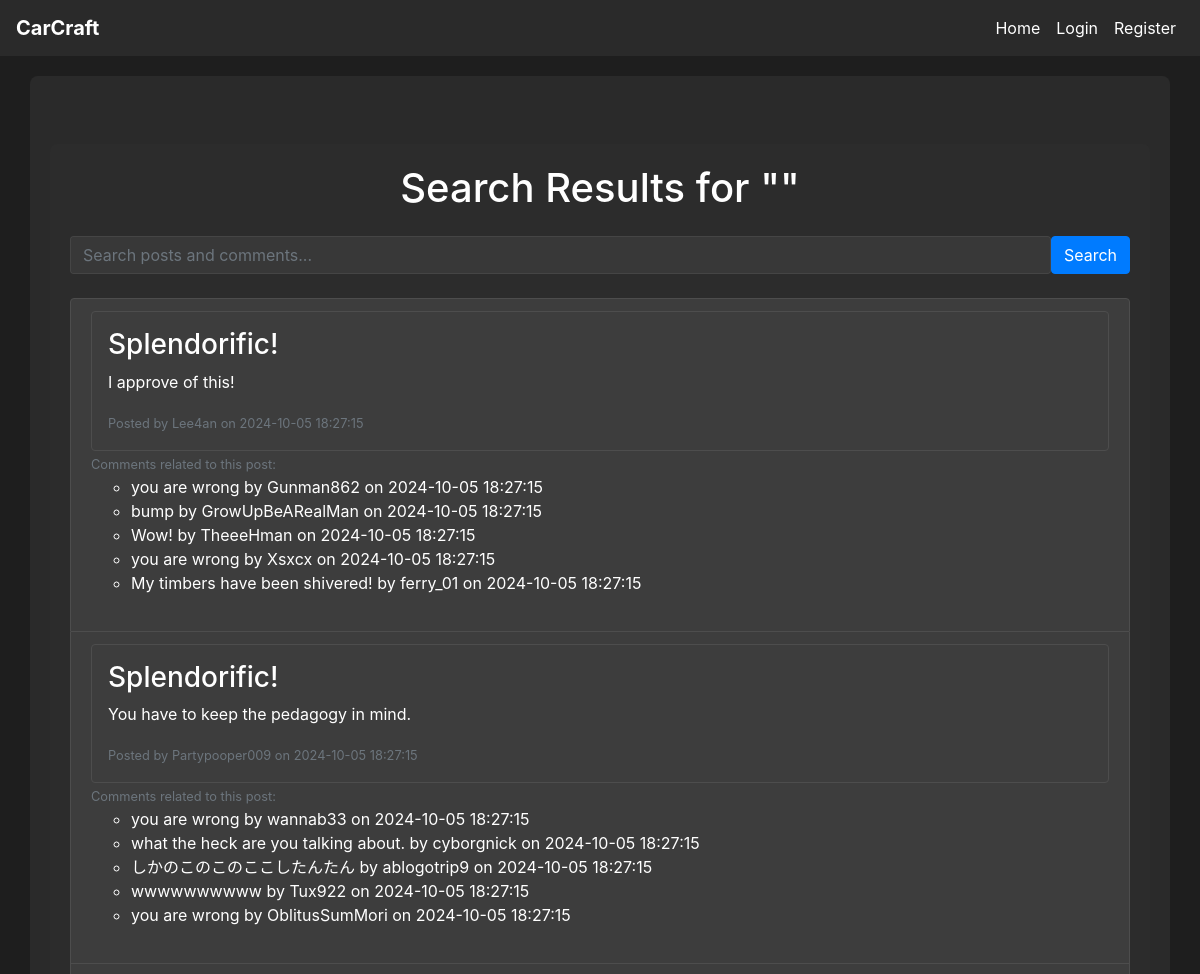
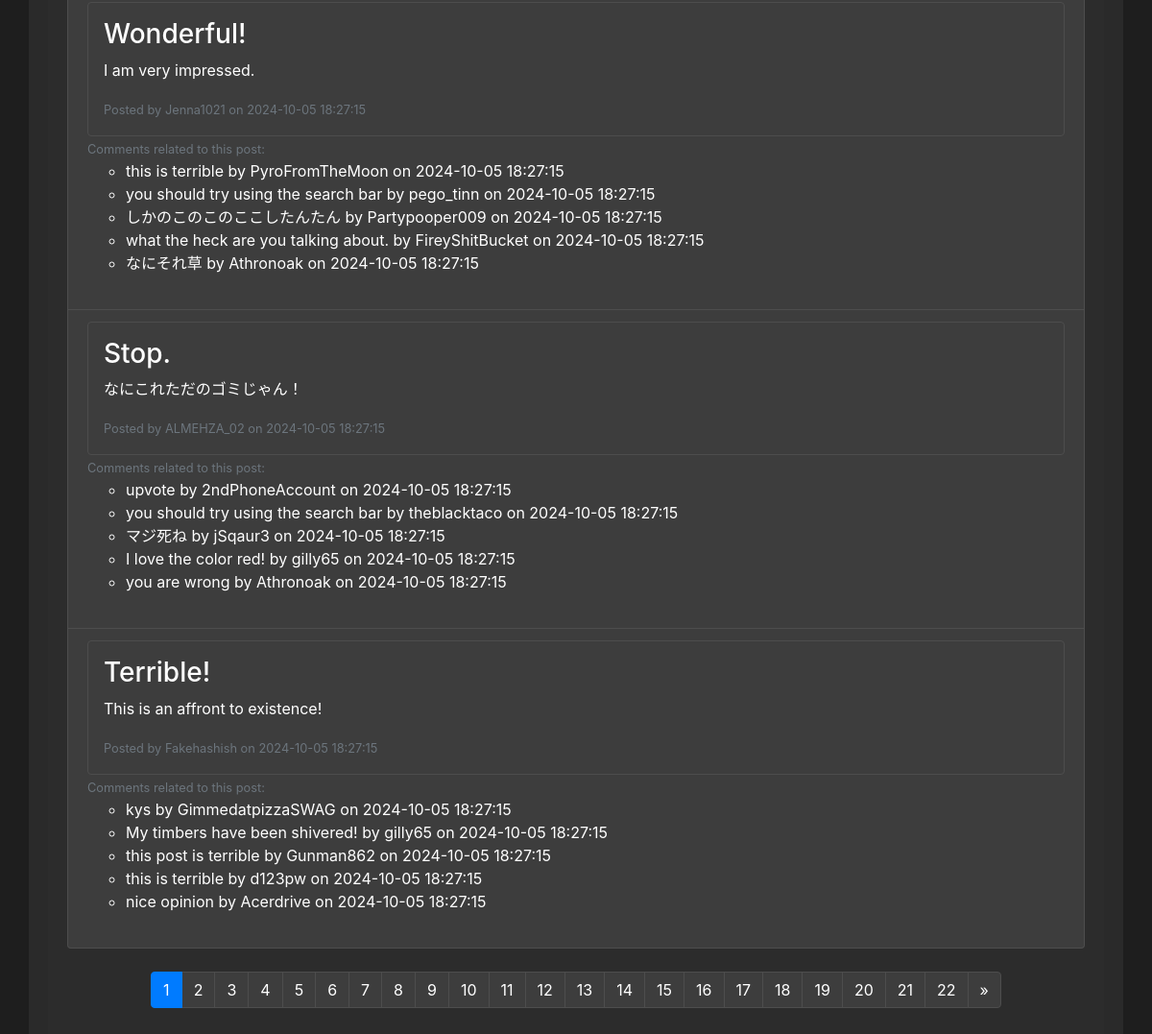
Screenshot of /search with the database file from the repository (2 pictures, top to bottom).
### tables this page shows
CREATE TABLE post (
    post_id INTEGER PRIMARY KEY AUTOINCREMENT,
    customization_id INTEGER,
    user_id INTEGER NOT NULL,
    title VARCHAR(255) NOT NULL,
    description TEXT,
    category TEXT,
    created_at DATETIME DEFAULT CURRENT_TIMESTAMP,
    FOREIGN KEY (customization_id) REFERENCES customization(customization_id),
    FOREIGN KEY (user_id) REFERENCES user(user_id)
);

CREATE TABLE comment (
    comment_id INTEGER PRIMARY KEY AUTOINCREMENT,
    post_id INTEGER NOT NULL,
    user_id INTEGER NOT NULL,
    content TEXT NOT NULL,
    created_at DATETIME DEFAULT CURRENT_TIMESTAMP,
    FOREIGN KEY (post_id) REFERENCES post(post_id),
    FOREIGN KEY (user_id) REFERENCES user(user_id)
);

CREATE TABLE user (
    user_id INTEGER PRIMARY KEY AUTOINCREMENT,
    username VARCHAR(64) NOT NULL,
    email VARCHAR(100) NOT NULL,
    password_hash VARCHAR(255) NOT NULL,
    created_at DATETIME DEFAULT CURRENT_TIMESTAMP,
    admin INTEGER DEFAULT 0
);

### app.py (the view)
@app.route('/search', methods=['GET'])
def search():
    query = request.args.get('query', '')
    page = request.args.get('page', 1, type=int)  # Get the current page number from the request
    per_page = 5  # Set the number of posts per page
    conn = get_db_connection()
    total_posts_query = conn.execute('''
        SELECT COUNT(DISTINCT p.post_id)
        FROM post p
        JOIN user u ON p.user_id = u.user_id
        LEFT JOIN comment c ON p.post_id = c.post_id
        WHERE p.title LIKE ? OR p.description LIKE ? OR c.content LIKE ?
    ''', (f'%{query}%', f'%{query}%', f'%{query}%')).fetchone()
    total_posts = total_posts_query[0]
    total_pages = (total_posts + per_page - 1) // per_page  # Calculate total pages
    posts = conn.execute('''
        SELECT DISTINCT p.post_id, p.title, p.description, p.created_at, u.username
        FROM post p
        JOIN user u ON p.user_id = u.user_id
        LEFT JOIN comment c ON p.post_id = c.post_id
        WHERE p.title LIKE ? OR p.description LIKE ? OR c.content LIKE ?
        LIMIT ? OFFSET ?
    ''', (f'%{query}%', f'%{query}%', f'%{query}%', per_page, (page - 1) * per_page)).fetchall()
    comments = conn.execute('''
        SELECT c.content, c.created_at, c.post_id, u.username
        FROM comment c
        JOIN user u ON c.user_id = u.user_id
        WHERE c.content LIKE ?
    ''', (f'%{query}%',)).fetchall()
    conn.close()
    return render_template('search_results.html', posts=posts, query=query, comments=comments, page=page, total_pages=total_pages)

### app.py (called while the page is built)
def get_db_connection():
    conn = sqlite3.connect(DATABASE)
    conn.row_factory = sqlite3.Row  # This enables column access by name: row['column_name']
    return conn

### templates/search_results.html (shortened to what this page needs)
{% extends "base.html" %}
{% block content %}
<div class="container mt-5">
    <h1 class="text-center mb-4">Search Results for "{{ query }}"</h1>
    <form method="GET" action="{{ url_for('search') }}" class="mb-4 d-flex">
        <input type="text" name="query" placeholder="Search posts and comments..." class="form-control me-2" required>
        <button type="submit" class="btn btn-primary">Search</button>
    </form>
    {% if posts %}
        <ul class="list-group">
            {% for post in posts %}
                <li class="list-group-item">
                    <a href="{{ url_for('view_post', post_id=post.post_id) }}" class="text-decoration-none">
                        <div class="p-3 border rounded">
                            <h3>{{ post.title }}</h3>
                            <p>{{ post.description }}</p>
                            <small class="text-muted">Posted by {{ post.username }} on {{ post.created_at }}</small>
                        </div>
                    </a>
                    {% set post_comments = comments | selectattr('post_id', 'equalto', post.post_id) | list %}
                    {% if post_comments %}
                        <small class="text-muted">Comments related to this post:</small>
                        <ul>
                            {% for comment in post_comments %}
                                <li>{{ comment.content }} by {{ comment.username }} on {{ comment.created_at }}</li>
                            {% endfor %}
                        </ul>
                    {% endif %}
                    <br>
                </li>
            {% endfor %}
        </ul>
        <nav aria-label="Page navigation">
            <ul class="pagination justify-content-center mt-4">
                {% for p in range(1, total_pages + 1) %}
                    <li class="page-item {% if p == page %}active{% endif %}">
                        <a class="page-link" href="{{ url_for('search', query=query, page=p) }}">{{ p }}</a>
                    </li>
                {% endfor %}
                {% if page < total_pages %}
                    <li class="page-item">
                        <a class="page-link" href="{{ url_for('search', query=query, page=page+1) }}" aria-label="Next">
                            <span aria-hidden="true">&raquo;</span>
                        </a>
                    </li>
                {% endif %}
            </ul>
        </nav>
    {% else %}
        <p class="text-center">No matching posts found.</p>
    {% endif %}
</div>
{% endblock %}

### static/css/style.css (style rules this page uses)
body { background-color: #1e1e1e; color: #ffffff; }
.container { background-color: rgba(45, 45, 45, 0.8); border-radius: 8px; padding: 20px; margin-top: 20px; }
h1, h2, h3, h4, h5, h6 { color: #ffffff; }
.list-group-item { background-color: #3d3d3d; color: #ffffff; border-color: #4d4d4d; transition: background-color 0.2s ease; }
.list-group-item a { display: block; color: inherit; }
.btn-primary { background-color: #007bff; border-color: #007bff; }
.border { border-color: #4d4d4d !important; }
.page-link { background-color: #3d3d3d; border-color: #4d4d4d; color: #ffffff; }
input, select, textarea { background-color: #3d3d3d; border-color: #4d4d4d; color: #ffffff; }
.form-control { background-color: rgba(61, 61, 61, 0.8); border-color: rgba(77, 77, 77, 0.8); color: #ffffff; }
a { color: #007bff; }

### rows the page displays
post: title "Splendorific!", description "I approve of this!", username "Lee4an", created_at "2024-10-05 18:27:15"
comment: content "you are wrong", username "Gunman862", created_at "2024-10-05 18:27:15"
comment: content "bump", username "GrowUpBeARealMan", created_at "2024-10-05 18:27:15"
comment: content "Wow!", username "TheeeHman", created_at "2024-10-05 18:27:15"
comment: content "you are wrong", username "Xsxcx", created_at "2024-10-05 18:27:15"
comment: content "My timbers have been shivered!", username "ferry_01", created_at "2024-10-05 18:27:15"
post: title "Splendorific!", description "You have to keep the pedagogy in mind.", username "Partypooper009", created_at "2024-10-05 18:27:15"
comment: content "you are wrong", username "wannab33", created_at "2024-10-05 18:27:15"
comment: content "what the heck are you talking about.", username "cyborgnick", created_at "2024-10-05 18:27:15"
comment: content "しかのこのこのここしたんたん", username "ablogotrip9", created_at "2024-10-05 18:27:15"
comment: content "wwwwwwwwww", username "Tux922", created_at "2024-10-05 18:27:15"
comment: content "you are wrong", username "OblitusSumMori", created_at "2024-10-05 18:27:15"
post: title "Wonderful!", description "I am very impressed.", username "Jenna1021", created_at "2024-10-05 18:27:15"
comment: content "this is terrible", username "PyroFromTheMoon", created_at "2024-10-05 18:27:15"
comment: content "you should try using the search bar", username "pego_tinn", created_at "2024-10-05 18:27:15"
comment: content "しかのこのこのここしたんたん", username "Partypooper009", created_at "2024-10-05 18:27:15"
comment: content "what the heck are you talking about.", username "FireyShitBucket", created_at "2024-10-05 18:27:15"
comment: content "なにそれ草", username "Athronoak", created_at "2024-10-05 18:27:15"
post: title "Stop.", description "なにこれただのゴミじゃん！", username "ALMEHZA_02", created_at "2024-10-05 18:27:15"
comment: content "upvote", username "2ndPhoneAccount", created_at "2024-10-05 18:27:15"
comment: content "you should try using the search bar", username "theblacktaco", created_at "2024-10-05 18:27:15"
comment: content "マジ死ね", username "jSqaur3", created_at "2024-10-05 18:27:15"
comment: content "I love the color red!", username "gilly65", created_at "2024-10-05 18:27:15"
comment: content "you are wrong", username "Athronoak", created_at "2024-10-05 18:27:15"
post: title "Terrible!", description "This is an affront to existence!", username "Fakehashish", created_at "2024-10-05 18:27:15"
comment: content "kys", username "GimmedatpizzaSWAG", created_at "2024-10-05 18:27:15"
comment: content "My timbers have been shivered!", username "gilly65", created_at "2024-10-05 18:27:15"
comment: content "this post is terrible", username "Gunman862", created_at "2024-10-05 18:27:15"
comment: content "this is terrible", username "d123pw", created_at "2024-10-05 18:27:15"
comment: content "nice opinion", username "Acerdrive", created_at "2024-10-05 18:27:15"

### other values shown
{{ p }} "1" "2" "3" "4" "5" "6" "7" "8" "9" "10" "11" "12" "13" "14" "15" "16" "17" "18" "19" "20" "21" "22"
